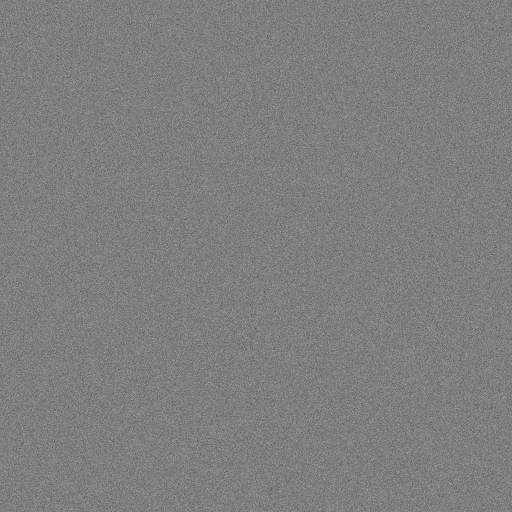
#> input picture section18#GaussFilter/Python/GaussNoise.png, 512 x 512 px; the run also reads 1 picture not shown here
$ python GaussFilter.py origimal.png
#> lines starting #> are read from the running program, lines starting #| are printed output that depends on the picture; after the words box and inside, x2 and y2 are one past the last pixel; in counts of white or black regions, pixels touching at a corner belong together; long printed decimals are rounded
#!/usr/bin/env python
# -*- coding: utf-8 -*-
# author：lowkeyway time:8/10/2019

import sys
import numpy as np
import cv2 as cv

GAUSS_NOISE = "GaussNoise"
FILE_TYPE = ".png"
GAUSS_NOISE_FILE = GAUSS_NOISE + FILE_TYPE

MEANS = 127
STANDARD_DAV = 10


'''
Min/Max and Location
'''
def meanStdevShow(img):
    means, stdev = cv.meanStdDev(img)
    print("means: {}" .format(means))
    print("stdev: {}" .format(stdev))
    print("----meanStdevShow End----\n")

'''
Min/Max and Location
'''
def minMaxShow(img):
    min, max, minLdx, maxLdx = cv.minMaxLoc(img)
    print("Min: %.2f[%d, %d]" %(min, minLdx[0], minLdx[1]))
    print("Max: %.2f[%d, %d]" %(max, maxLdx[0], maxLdx[1]))
    print("----minMaxShow End----\n")
'''
Gauss Noise Picture Creat
'''
def gaussKernelTest(row, col, depth, mu, sigma):
    kernelX = cv.getGaussianKernel(row, sigma)
    kernelY = cv.getGaussianKernel(col, sigma)
    kernelXY = kernelX*kernelY.T
    print(kernelXY)

def main_func(argv):
    # Original Image
    imgOri = cv.imread("origimal.png", cv.IMREAD_GRAYSCALE)
#> imgOri: shape (512, 512); every value is 0
    cv.imshow("Original", imgOri)
    minMaxShow(imgOri)
#> in minMaxShow, `min, max, minLdx, maxLdx = cv.minMaxLoc(img)`: min = 0; minLdx = (0, 0)
#| Min: 0.00[0, 0]
#| Max: 0.00[0, 0]
    meanStdevShow(imgOri)
#> in meanStdevShow, `means, stdev = cv.meanStdDev(img)`: means = [0]
#| means: [[0.]]
#| stdev: [[0.]]

    # Gauss Kernel Test
    gaussKernelTest(3, 3, 1, 0, 1)

    # Noise Image
    imgNoise = cv.imread(GAUSS_NOISE_FILE, cv.IMREAD_GRAYSCALE)
#> imgNoise is the input picture: shape (512, 512); min 82, max 172, mean 126.5
    cv.imshow("Noise Image", imgNoise)
    minMaxShow(imgNoise)
#| Min: 82.00[87, 206]
#| Max: 172.00[360, 187]
    meanStdevShow(imgNoise)
#| means: [[126.499]]
#| stdev: [[10.027]]

    # Gauss Noise Filter
    imgGaussFilter = cv.GaussianBlur(imgNoise, (101, 101), STANDARD_DAV)
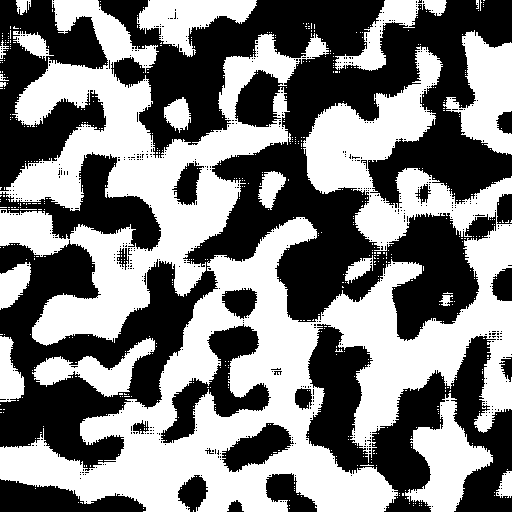
#> imgGaussFilter: shape (512, 512); values 126 (black) and 127 (white), 50% white; 601 white regions (581 under 20 px), largest, box (x1, y1, x2, y2) and area: (0, 46, 512, 512) 69586, (0, 0, 329, 346) 37822, (443, 30, 512, 155) 4741
    cv.imshow("Gauss Filter Out", imgGaussFilter)
    minMaxShow(imgGaussFilter)
#| Min: 126.00[0, 0]
#| Max: 127.00[16, 0]
    meanStdevShow(imgGaussFilter)
#| means: [[126.500]]
#| stdev: [[0.5]]
    cv.waitKey(0)

if __name__ == '__main__':
    main_func(sys.argv)
